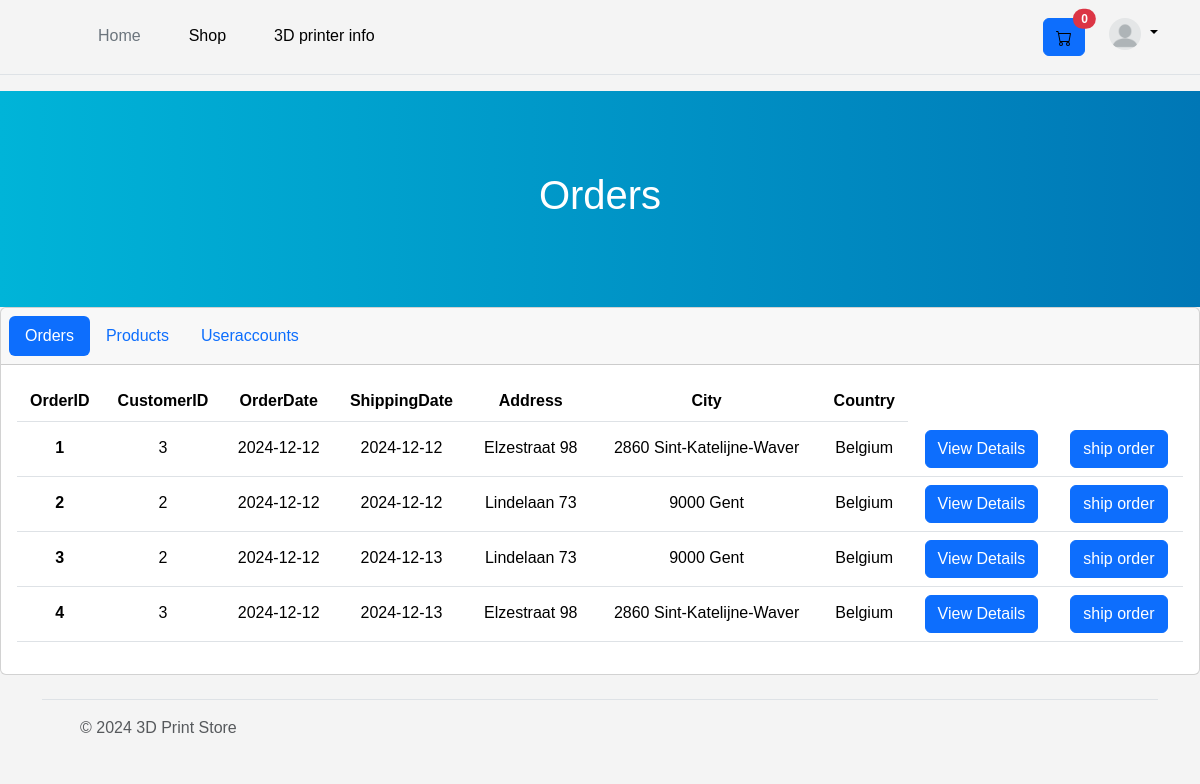
Page /PHP/orders.php on the committed database.
### tables this page shows
CREATE TABLE `orders` (
  `orderID` int(10) UNSIGNED NOT NULL,
  `customerID` int(10) UNSIGNED DEFAULT NULL,
  `orderDate` date NOT NULL,
  `shippedDate` date DEFAULT NULL,
  `shipStreet` varchar(255) NOT NULL,
  `shipHouseNumber` int(255) NOT NULL,
  `shipPostalcode` varchar(15) NOT NULL,
  `shipCity` varchar(255) NOT NULL,
  `shipCountry` varchar(255) NOT NULL
);

### PHP/orders.php (the view, shortened to what this page needs)
<?php
require_once 'database.php';
?>
<!DOCTYPE html>
<html lang="en">
<head>
    <link href="../CSS/reset.css" rel="stylesheet" />
    <link href="https://cdn.jsdelivr.net/npm/bootstrap@5.3.3/dist/css/bootstrap.min.css" rel="stylesheet"
>
    <link href="../CSS/home.css" rel="stylesheet" />
    <link href="../CSS/testcart.css" rel="stylesheet" />
</head>
<body>
    <?php require_once 'header.php'?>
    <div class="hero-header">
        <h1>Orders</h1>
    </div>
    <div class="card text-center">
        <div class="card-header">
            <ul class="nav nav-pills card-header-pills">
                <li class="nav-item">
                    <a class="nav-link active" href="../PHP/terminal.php">Orders</a>
                </li>
                <li class="nav-item">
                    <a class="nav-link" href="../PHP/products.php">Products</a>
                </li>
                <li class="nav-item">
                    <a class="nav-link" href="../PHP/useraccounts.php">Useraccounts</a>
                </li>
            </ul>
        </div>
        <div class="card-body">
            <table class="table table-hover">
                <thead>
                    <tr>
                        <th scope="col">OrderID</th>
                        <th scope="col">CustomerID</th>
                        <th scope="col">OrderDate</th>
                        <th scope="col">ShippingDate</th>
                        <th scope="col">Address</th>
                        <th scope="col">City</th>
                        <th scope="col">Country</th>
                    </tr>
                </thead>
                <tbody>
                    <?php
                    $sql = "SELECT orderID, customerID, orderDate, shippedDate, shipStreet,	shipHouseNumber, shipPostalcode, shipCity, shipCountry FROM orders";
                    $result = mysqli_query($link, $sql) or trigger_error("Failed to pull order data from database", E_ERROR);;
                    while ($row = mysqli_fetch_array($result)) {
                        $orderdata = [];
                        $orderdata["orderID"] = $row["orderID"];
                        $orderdata["customerID"] = $row["customerID"];
                        $orderdata["orderDate"] = $row["orderDate"];
                        $orderdata["shippedDate"] = $row["shippedDate"];
                        $orderdata["shipStreet"] = $row["shipStreet"];
                        $orderdata["shipHouseNumber"] = $row["shipHouseNumber"];
                        $orderdata["shipPostalcode"] = $row["shipPostalcode"];
                        $orderdata["shipCity"] = $row["shipCity"];
                        $orderdata["shipCountry"] = $row["shipCountry"];
                    ?>
                        <tr>
                            <th scope="row"><?php echo htmlspecialchars($orderdata['orderID']); ?></th>
                            <td><?php echo htmlspecialchars($orderdata['customerID']); ?></td>
                            <td><?php echo htmlspecialchars($orderdata['orderDate']); ?></td>
                            <td><?php echo htmlspecialchars($orderdata['shippedDate']); ?></td>
                            <td><?php echo htmlspecialchars($orderdata['shipStreet']), ' ', htmlspecialchars($orderdata['shipHouseNumber']) ?></td>
                            <td><?php echo htmlspecialchars($orderdata['shipPostalcode']), ' ', htmlspecialchars($orderdata['shipCity']) ?></td>
                            <td><?php echo htmlspecialchars($orderdata['shipCountry']) ?></td>
                            <td>
                                <form action="../PHP/orderDetails.php" method="POST" onsubmit="">
                                    <button type="submit" class="btn btn-primary">View Details</button>
                                </form>
                            </td>
                            <td>
                                <form action="../PHP/shipOrder.php" method="POST" onsubmit="">
                                    <button type="submit" class="btn btn-primary">ship order</button>
                                </form>
                            </td>
                        </tr>
                    <?php
                    }
                    ?>
                </tbody>
            </table>
        </div>
    </div>
    <?php require_once 'footer.php'?>
</body>
</html>

### CSS/home.css (style rules this page uses)
.hero-header { background: linear-gradient(to right, #00b4d8, #0077b6); color: white; padding: 80px 15px; text-align: center; }

### CSS/testcart.css (style rules this page uses)
body { background-color: #f4f4f4; font-family: Arial, sans-serif; margin: 0; padding: 0; }

### rows in the picture
orders: orderID "1", customerID "3", orderDate "2024-12-12", shippedDate "2024-12-12", shipStreet "Elzestraat", shipHouseNumber "98", shipPostalcode "2860", shipCity "Sint-Katelijne-Waver", shipCountry "Belgium"
orders: orderID "2", customerID "2", orderDate "2024-12-12", shippedDate "2024-12-12", shipStreet "Lindelaan", shipHouseNumber "73", shipPostalcode "9000", shipCity "Gent", shipCountry "Belgium"
orders: orderID "3", customerID "2", orderDate "2024-12-12", shippedDate "2024-12-13", shipStreet "Lindelaan", shipHouseNumber "73", shipPostalcode "9000", shipCity "Gent", shipCountry "Belgium"
orders: orderID "4", customerID "3", orderDate "2024-12-12", shippedDate "2024-12-13", shipStreet "Elzestraat", shipHouseNumber "98", shipPostalcode "2860", shipCity "Sint-Katelijne-Waver", shipCountry "Belgium"

### other values in the picture
$itemCount "0"
